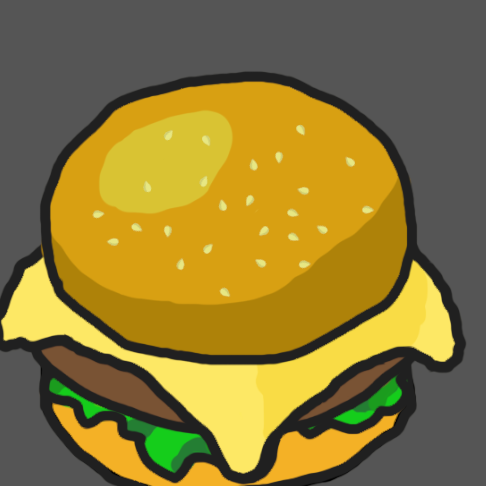
#> input picture Pepitas/captura_hamburguesa.png, 486 x 486 px, found by its file name
$ python Prueba_pepitas.py
#> lines starting #> are read from the running program, lines starting #| are printed output that depends on the picture; after the words box and inside, x2 and y2 are one past the last pixel; in counts of white or black regions, pixels touching at a corner belong together
import cv2
import numpy as np

# Cargar captura
captura = cv2.imread("captura_hamburguesa.png")
#> captura is the input picture: shape (486, 486, 3); mean B, G, R 54.9, 120.5, 139.2

# Convertir a escala de grises
gris = cv2.cvtColor(captura, cv2.COLOR_BGR2GRAY)
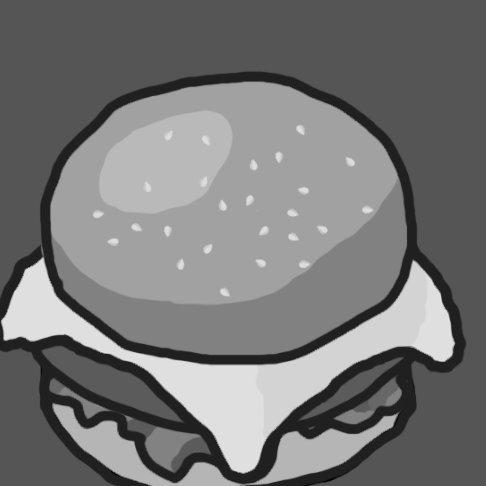
#> gris: shape (486, 486); min 1, max 224, mean 118.6

# Aplicar desenfoque para reducir ruido
gris_suavizado = cv2.GaussianBlur(gris, (5, 5), 0)

# Umbral adaptativo (ajusta los valores para resaltar las pepitas)
_, umbral = cv2.threshold(gris_suavizado, 200, 255, cv2.THRESH_BINARY)
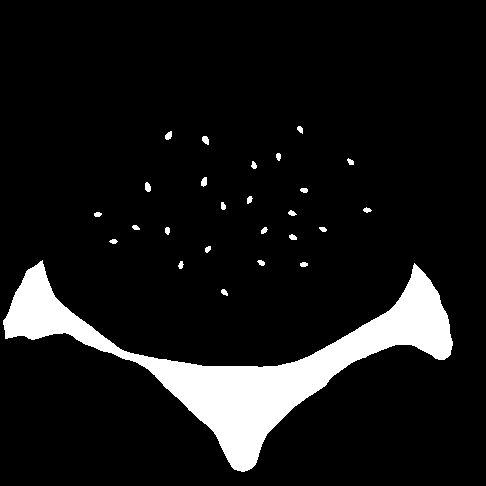
#> umbral: shape (486, 486); 9.1% white; 26 white regions, largest, box (x1, y1, x2, y2) and area: (3, 260, 453, 472) 20732, (145, 182, 151, 192) 48, (202, 136, 209, 145) 47

# Mostrar imagen umbralizada (solo pepitas en blanco)
cv2.imshow("Imagen Umbralizada", umbral)

# Operaciones morfológicas (expansión y reducción de áreas)
kernel = np.ones((3, 3), np.uint8)

# Dilatar para expandir áreas pequeñas
dumbral_dilatada = cv2.dilate(umbral, kernel, iterations=2)
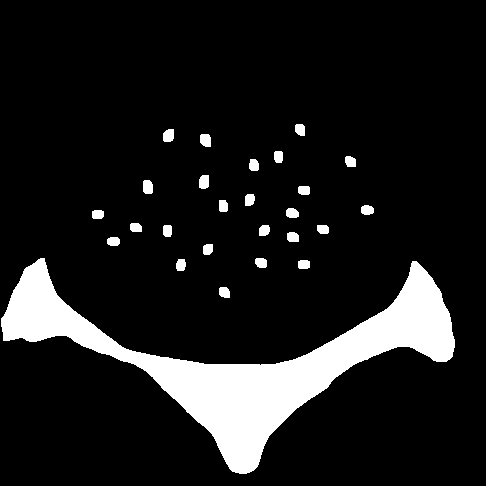
#> dumbral_dilatada: shape (486, 486); 11.3% white; 26 white regions, largest, box (x1, y1, x2, y2) and area: (1, 258, 455, 474) 23911, (143, 180, 153, 194) 128, (200, 134, 211, 147) 127
cv2.imshow("Dilatada", dumbral_dilatada)

# Erosionar para restaurar forma y eliminar ruido
umbral_erosionada = cv2.erode(dumbral_dilatada, kernel, iterations=1)
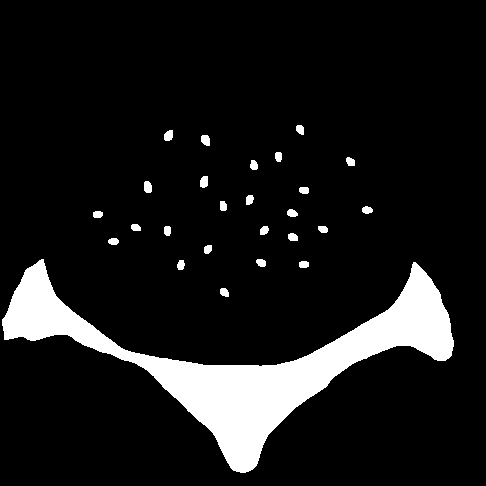
#> umbral_erosionada: shape (486, 486); 10.2% white; 26 white regions
cv2.imshow("Erosionada", umbral_erosionada)

# Encontrar contornos (las pepitas aparecerán como áreas blancas)
contornos, _ = cv2.findContours(umbral_erosionada, cv2.RETR_EXTERNAL, cv2.CHAIN_APPROX_SIMPLE)
#> contornos = 26 contours; largest, box (x1, y1, x2, y2) and area: (2, 259, 454, 473) 21775, (144, 181, 152, 193) 68, (201, 135, 210, 146) 68, (200, 176, 208, 188) 67, (164, 130, 173, 141) 66

# Umbral de área para filtrar pepitas grandes
area_maxima = 100  # Ajusta este valor según el tamaño típico de las pepitas

# Dibujar contornos en la imagen original
for contorno in contornos:
    area = cv2.contourArea(contorno)
    if area <= area_maxima:  # Filtrar pepitas grandes
        x, y, w, h = cv2.boundingRect(contorno)
        cv2.rectangle(captura, (x, y), (x+w, y+h), (0, 255, 0), 2)
        print(f"Pepita encontrada en: x={x}, y={y}, área={area}")
    else:
        print(f"Pepita descartada por área: {area}")
#> this loop made 26 passes
#> (area, x, y, w, h) on passes 1, 2, 3, 4, 6, 7, 8, 9, 10, 11, 12, 13: (51.5, 220, 288, 9, 9), (49, 299, 261, 10, 7), (50, 177, 260, 8, 10), (51.5, 256, 259, 10, 8), (48, 204, 245, 8, 9), (50, 108, 238, 11, 7), (54, 288, 233, 10, 8), (47, 318, 226, 10, 7), (51.5, 260, 226, 9, 9), (49.5, 164, 226, 7, 10), (47, 131, 224, 10, 7), (48.5, 93, 211, 10, 7)
#> area on pass 5: 21775
#| Pepita encontrada en: x=220, y=288, área=51.5
#| Pepita encontrada en: x=299, y=261, área=49.0
#| Pepita encontrada en: x=177, y=260, área=50.0
#| Pepita encontrada en: x=256, y=259, área=51.5
#| Pepita descartada por área: 21775.0
#| Pepita encontrada en: x=204, y=245, área=48.0
#| Pepita encontrada en: x=108, y=238, área=50.0
#| Pepita encontrada en: x=288, y=233, área=54.0
#> (further printed lines are left out)
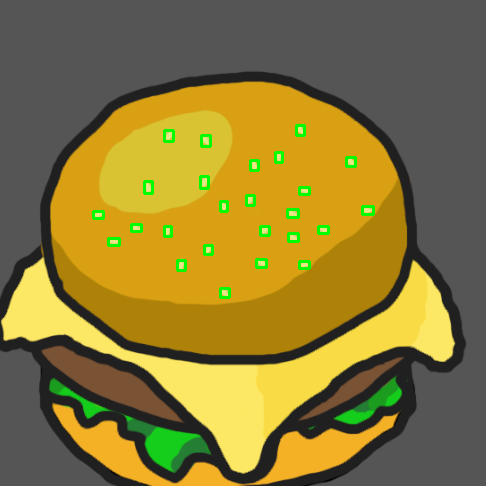
#> captura: shape (486, 486, 3); 1.1% of pixels changed, all inside (x1, y1, x2, y2) = (92, 124, 375, 299)

# Mostrar resultados
cv2.imwrite("captura_gris.png", umbral)
cv2.imwrite("captura_dilatada.png", dumbral_dilatada)
cv2.imwrite("captura_erosionada.png", umbral_erosionada)
cv2.imwrite("captura_verde.png", captura)

cv2.imshow("Pepitas Detectadas", captura)
cv2.waitKey(0)
cv2.destroyAllWindows()
